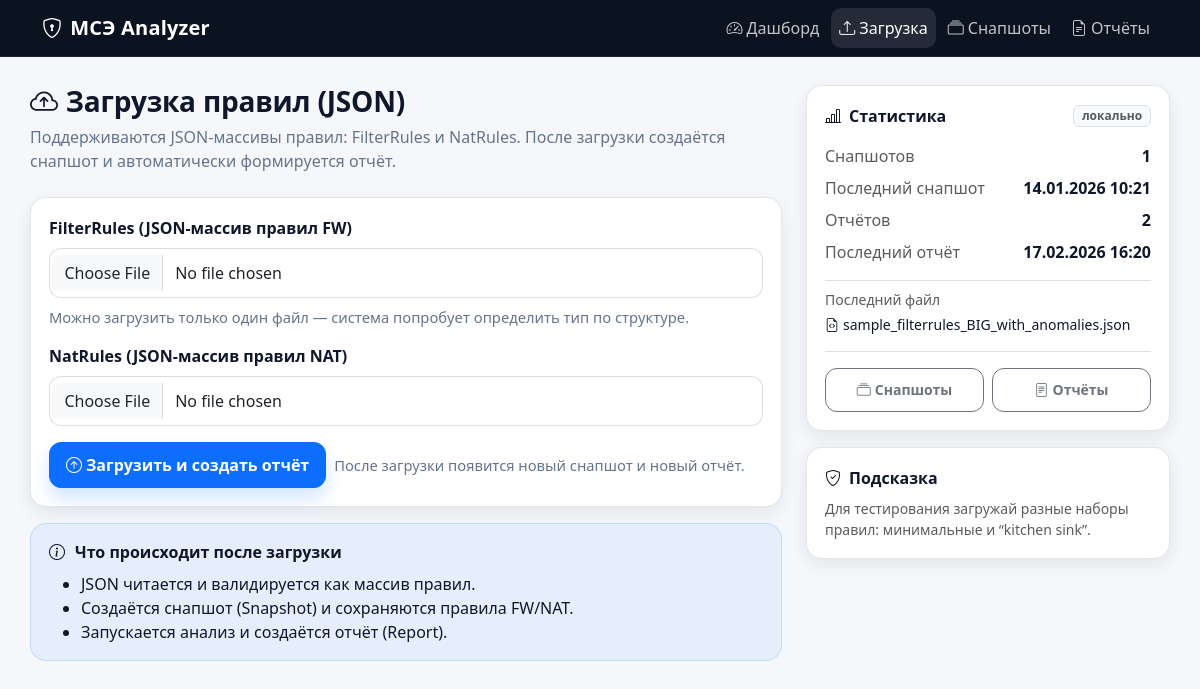
Page /upload/ on the committed database.
### analyzer/models.py (models this page shows, shortened)
class Snapshot(models.Model):
    STATUS_PROCESSING = "processing"
    STATUS_READY = "ready"
    STATUS_ERROR = "error"
    STATUS_CHOICES = [
        (STATUS_PROCESSING, "в процессе"),
        (STATUS_READY, "готово"),
        (STATUS_ERROR, "ошибка"),
    ]
    original_filename = models.CharField(max_length=255, blank=True, default="")
    created_at = models.DateTimeField(default=timezone.now, db_index=True)
    is_active = models.BooleanField(default=True)
    fw_rules = models.JSONField(default=list, blank=True)   # FilterRules
    nat_rules = models.JSONField(default=list, blank=True)  # NatRules
    policy_rules_count = models.PositiveIntegerField(default=0)
    nat_rules_count = models.PositiveIntegerField(default=0)
    status = models.CharField(max_length=16, choices=STATUS_CHOICES, default=STATUS_READY)
    error_text = models.TextField(blank=True, default="")

class Report(models.Model):
    snapshot = models.ForeignKey(Snapshot, on_delete=models.CASCADE, related_name="reports")
    created_at = models.DateTimeField(default=timezone.now, db_index=True)
    summary = models.JSONField(default=dict, blank=True)

### analyzer/views.py (the view, shortened to what this page needs)
# urls.py: path("upload/", views.upload_page, name="upload"),
@require_http_methods(["GET", "POST"])
def upload_page(request):
    ctx = _stats_context()
    if request.method == "GET":
        return render(request, "upload.html", ctx)

### analyzer/views.py (called while the page is built)
def _stats_context():
    last_snapshot = Snapshot.objects.filter(is_active=True).order_by("-created_at").first()
    last_report = Report.objects.order_by("-created_at").first()
    return {
        "snapshots_total": Snapshot.objects.filter(is_active=True).count(),
        "reports_total": Report.objects.count(),
        "last_snapshot_at": getattr(last_snapshot, "created_at", None),
        "last_report_at": getattr(last_report, "created_at", None),
        "last_snapshot_filename": getattr(last_snapshot, "original_filename", "") if last_snapshot else "",
    }

### analyzer/templates/upload.html (shortened to what this page needs)
{% extends "base.html" %}
{% load static %}
{% block content %}
<div class="row g-4">
  <div class="col-lg-8 col-xl-8">
    <div class="mb-4">
      <h1 class="page-title d-flex align-items-center gap-2">
        <i class="bi bi-cloud-arrow-up"></i>
        Загрузка правил (JSON)
      </h1>
      <p class="page-subtitle mb-0">
        Поддерживаются JSON-массивы правил: FilterRules и NatRules. После загрузки создаётся снапшот и автоматически формируется отчёт.
      </p>
    </div>
    <div class="app-card mb-3">
      <div class="card-body">
        <form method="post" enctype="multipart/form-data">
          <div class="mb-3">
            <label for="fw_file" class="form-label fw-semibold">FilterRules (JSON-массив правил FW)</label>
            <input class="form-control" type="file" id="fw_file" name="fw_file" accept=".json,application/json">
            <div class="hint mt-2">Можно загрузить только один файл — система попробует определить тип по структуре.</div>
          </div>
          <div class="mb-3">
            <label for="nat_file" class="form-label fw-semibold">NatRules (JSON-массив правил NAT)</label>
            <input class="form-control" type="file" id="nat_file" name="nat_file" accept=".json,application/json">
          </div>
          <div class="d-flex flex-wrap gap-2 align-items-center">
            <button type="submit" class="btn btn-primary">
              <i class="bi bi-arrow-up-circle me-1"></i>Загрузить и создать отчёт
            </button>
            <span class="hint">
              После загрузки появится новый снапшот и новый отчёт.
            </span>
          </div>
        </form>
      </div>
    </div>
    <div class="app-alert">
      <div class="title">
        <i class="bi bi-info-circle"></i>
        Что происходит после загрузки
      </div>
      <ul class="mb-0">
        <li>JSON читается и валидируется как массив правил.</li>
        <li>Создаётся снапшот (Snapshot) и сохраняются правила FW/NAT.</li>
        <li>Запускается анализ и создаётся отчёт (Report).</li>
      </ul>
    </div>
  </div>
  <div class="col-lg-4 col-xl-4">
    <div class="app-card mb-3">
      <div class="card-body">
        <div class="d-flex align-items-center justify-content-between mb-3">
          <div class="fw-semibold d-flex align-items-center gap-2">
            <i class="bi bi-bar-chart-line"></i>
            Статистика
          </div>
          <span class="badge bg-light text-muted border">локально</span>
        </div>
        <div class="d-flex flex-column gap-2">
          <div class="d-flex justify-content-between align-items-center">
            <span class="text-muted">Снапшотов</span>
            <span class="fw-semibold">{{ snapshots_total|default:"0" }}</span>
          </div>
          <div class="d-flex justify-content-between align-items-center">
            <span class="text-muted">Последний снапшот</span>
            <span class="fw-semibold text-end">
              {% if last_snapshot_at %}
                {{ last_snapshot_at|date:"d.m.Y H:i" }}
              {% else %}
                —
              {% endif %}
            </span>
          </div>
          <div class="d-flex justify-content-between align-items-center">
            <span class="text-muted">Отчётов</span>
            <span class="fw-semibold">{{ reports_total|default:"0" }}</span>
          </div>
          <div class="d-flex justify-content-between align-items-center">
            <span class="text-muted">Последний отчёт</span>
            <span class="fw-semibold text-end">
              {% if last_report_at %}
                {{ last_report_at|date:"d.m.Y H:i" }}
              {% else %}
                —
              {% endif %}
            </span>
          </div>
          {% if last_snapshot_filename %}
          <div class="pt-2 mt-2 border-top">
            <div class="text-muted small mb-1">Последний файл</div>
            <div class="small text-truncate" title="{{ last_snapshot_filename }}">
              <i class="bi bi-file-earmark-code me-1"></i>{{ last_snapshot_filename }}
            </div>
          </div>
          {% endif %}
        </div>
        <div class="pt-3 mt-3 border-top d-flex gap-2">
          <a href="{% url 'snapshots' %}" class="btn btn-sm btn-outline-secondary w-100">
            <i class="bi bi-collection me-1"></i>Снапшоты
          </a>
          <a href="{% url 'reports' %}" class="btn btn-sm btn-outline-secondary w-100">
            <i class="bi bi-file-text me-1"></i>Отчёты
          </a>
        </div>
      </div>
    </div>
    <div class="app-card">
      <div class="card-body">
        <div class="fw-semibold d-flex align-items-center gap-2 mb-2">
          <i class="bi bi-shield-check"></i>
          Подсказка
        </div>
        <div class="text-muted small">
          Для тестирования загружай разные наборы правил: минимальные и “kitchen sink”.
        </div>
      </div>
    </div>
  </div>
</div>
{% endblock %}

### analyzer/templates/base.html (style rules this page uses)
:root { --app-bg: #f6f7fb; --app-surface: #ffffff; --app-text: #0f172a; --app-muted: #64748b; --app-border: rgba(15, 23, 42, .10); --app-shadow: 0 10px 30px rgba(15, 23, 42, .08); --app-shadow-sm: 0 6px 18px rgba(15, 23, 42, .08); --app-radius: 16px; --app-radius-sm: 12px; }
html, body { height: 100%; }
body { background: var(--app-bg); color: var(--app-text); }
.page-title { font-size: 28px; font-weight: 800; letter-spacing: -.2px; margin: 0; }
.page-subtitle { margin: 6px 0 0; color: var(--app-muted); }
.app-card { background: var(--app-surface); border: 1px solid var(--app-border); border-radius: var(--app-radius); box-shadow: var(--app-shadow-sm); }
.app-card .card-body { padding: 18px; }
.btn { border-radius: 12px; padding: .65rem 1rem; font-weight: 600; }
.btn-primary { box-shadow: 0 10px 18px rgba(13,110,253,.18); }
.form-control, .form-select { border-radius: 12px; border-color: rgba(15, 23, 42, .14); padding: .75rem .9rem; }
.hint { color: var(--app-muted); font-size: .92rem; }
.app-alert { border: 1px solid rgba(13,110,253,.15); background: rgba(13,110,253,.06); border-radius: var(--app-radius); padding: 16px 18px; }
.app-alert .title { font-weight: 800; margin-bottom: 8px; display: flex; align-items: center; gap: 10px; }

### rows in the picture
Snapshot: created_at "14.01.2026 10:21", original_filename "sample_filterrules_BIG_with_anomalies.json"
Report: created_at "17.02.2026 16:20"

### other values in the picture
{{ snapshots_total|default:"0" }} "1"
{{ reports_total|default:"0" }} "2"
